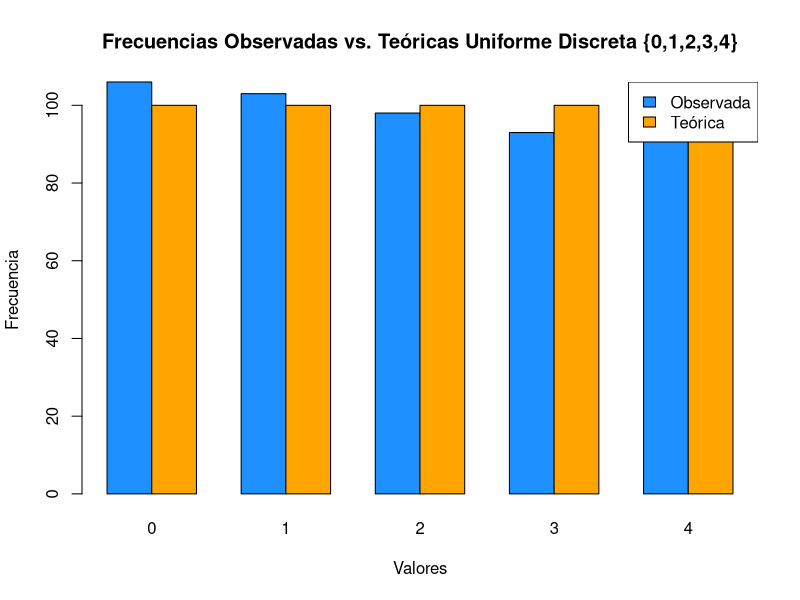
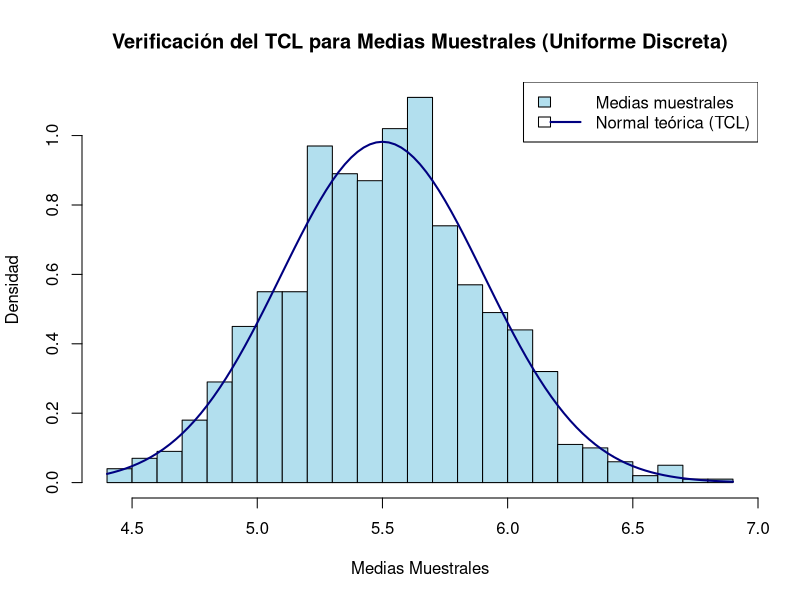

Reproduce these figures in R, in order.
## ---- chunk 1
#| label: exr-simulacion_1
#| echo: false
set.seed(123)

# Parámetros
n_obs <- 500
valores <- 0:4
prob_teorica <- 1 / length(valores) # Probabilidad teórica para cada valor (1/5 = 0.2)

# Simulación de 500 observaciones con sample()
observaciones <- sample(valores, size = n_obs, replace = TRUE)

# Frecuencias absolutas y relativas observadas
freq_abs <- table(observaciones)
freq_relativa <- prop.table(freq_abs)

# Frecuencias teóricas esperadas
freq_teorica_esp <- rep(prob_teorica * n_obs, length(valores))

# Gráfica comparativa de frecuencias observadas vs teóricas
comparacion <- rbind(Observada = freq_abs, Teorica = freq_teorica_esp)
barplot(comparacion, beside = TRUE, col = c("dodgerblue", "orange"),
        main = "Frecuencias Observadas vs. Teóricas Uniforme Discreta {0,1,2,3,4}",
        xlab = "Valores", ylab = "Frecuencia")
legend("topright", legend = c("Observada", "Teórica"), fill = c("dodgerblue", "orange"))

# Impresión de resultados en consola
cat("--- COMPARACIÓN DE FRECUENCIAS ---\n")
print(rbind(Frec.Relativa.Obs = freq_relativa, Prob.Teorica = rep(prob_teorica, length(valores))))
## ---- chunk 2
#| label: exr-simulacion_2
#| echo: false
set.seed(123)

# Parámetros
k <- 1000           # Número de muestras
n_muestras <- 50    # Tamaño de cada muestra
valores_u <- 1:10   # Rango de la uniforme discreta

# Generación de k muestras de tamaño 50
muestras_unif <- matrix(sample(valores_u, size = k * n_muestras, replace = TRUE), 
                        nrow = k, ncol = n_muestras)

# Cálculo de las medias muestrales
medias_muestrales <- rowMeans(muestras_unif)

# Parámetros teóricos de la Uniforme Discreta en {a, ..., b}:
# Media (mu) = (a + b) / 2
# Varianza poblacional (sigma^2) = ((b - a + 1)^2 - 1) / 12
a <- min(valores_u)
b <- max(valores_u)
mu_teorica <- (a + b) / 2
var_poblacional <- ((b - a + 1)^2 - 1) / 12
var_teorica <- var_poblacional / n_muestras
sd_teorica <- sqrt(var_teorica)

# Visualización y verificación del TCL
hist(medias_muestrales, probability = TRUE, col = "lightblue2", 
     main = "Verificación del TCL para Medias Muestrales (Uniforme Discreta)",
     xlab = "Medias Muestrales", ylab = "Densidad", breaks = 25)
curve(dnorm(x, mean = mu_teorica, sd = sd_teorica), add = TRUE, col = "navy", lwd = 2)
legend("topright", legend = c("Medias muestrales", "Normal teórica (TCL)"),
       fill = c("lightblue2", NA), col = c(NA, "navy"), lty = c(0, 1), lwd = c(0, 2))

# Comparación numérica para validar
cat("--- COMPARACIÓN TEOREMA CENTRAL DEL LÍMITE (Uniforme Discreta) --- \n")
cat("Media teórica de X_bar:", mu_teorica, "| Media de medias simuladas:", mean(medias_muestrales), "\n")
cat("Desv. Est. teórica de X_bar:", sd_teorica, "| Desv. Est. de medias simuladas:", sd(medias_muestrales), "\n")
